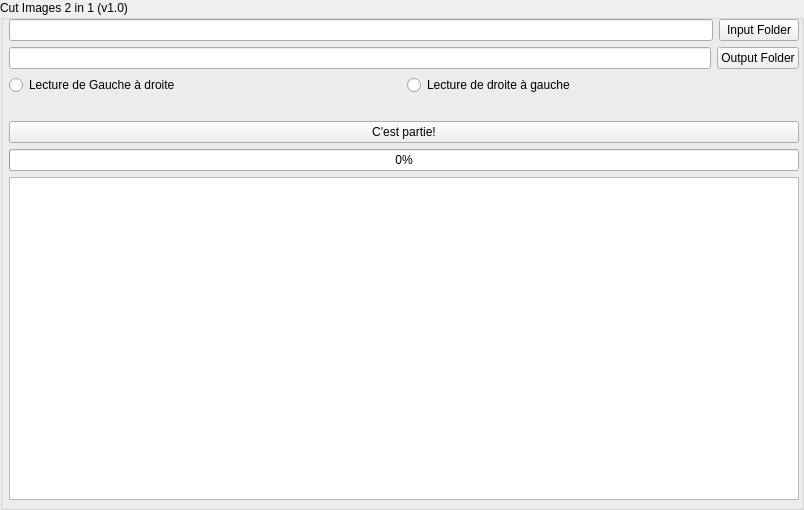
<?xml version="1.0" encoding="UTF-8"?>
<ui version="4.0">
 <class>GroupBox</class>
 <widget class="QGroupBox" name="GroupBox">
  <property name="geometry">
   <rect>
    <x>0</x>
    <y>0</y>
    <width>804</width>
    <height>510</height>
   </rect>
  </property>
  <property name="windowTitle">
   <string>GroupBox</string>
  </property>
  <property name="title">
   <string>Cut Images 2 in 1 (v1.0)</string>
  </property>
  <widget class="QWidget" name="verticalLayoutWidget">
   <property name="geometry">
    <rect>
     <x>9</x>
     <y>19</y>
     <width>790</width>
     <height>481</height>
    </rect>
   </property>
   <layout class="QVBoxLayout" name="verticalLayout">
    <item>
     <layout class="QHBoxLayout" name="horizontalLayout">
      <item>
       <widget class="QLineEdit" name="inputText"/>
      </item>
      <item>
       <widget class="QPushButton" name="inputButton">
        <property name="text">
         <string>Input Folder</string>
        </property>
       </widget>
      </item>
     </layout>
    </item>
    <item>
     <layout class="QHBoxLayout" name="horizontalLayout_8">
      <item>
       <widget class="QLineEdit" name="outputText"/>
      </item>
      <item>
       <widget class="QPushButton" name="outputButton">
        <property name="text">
         <string>Output Folder</string>
        </property>
       </widget>
      </item>
     </layout>
    </item>
    <item>
     <layout class="QHBoxLayout" name="horizontalLayout_9"/>
    </item>
    <item>
     <layout class="QHBoxLayout" name="horizontalLayout_10">
      <item>
       <widget class="QRadioButton" name="radioGD">
        <property name="text">
         <string>Lecture de Gauche à droite</string>
        </property>
       </widget>
      </item>
      <item>
       <widget class="QRadioButton" name="radioDG">
        <property name="text">
         <string>Lecture de droite à gauche</string>
        </property>
       </widget>
      </item>
     </layout>
    </item>
    <item>
     <spacer name="horizontalSpacer_2">
      <property name="orientation">
       <enum>Qt::Horizontal</enum>
      </property>
      <property name="sizeHint" stdset="0">
       <size>
        <width>40</width>
        <height>20</height>
       </size>
      </property>
     </spacer>
    </item>
    <item>
     <widget class="QPushButton" name="runButton">
      <property name="text">
       <string>C'est partie!</string>
      </property>
     </widget>
    </item>
    <item>
     <widget class="QProgressBar" name="progressBar">
      <property name="value">
       <number>0</number>
      </property>
     </widget>
    </item>
    <item>
     <widget class="QPlainTextEdit" name="logText"/>
    </item>
   </layout>
  </widget>
 </widget>
 <resources/>
 <connections/>
</ui>
